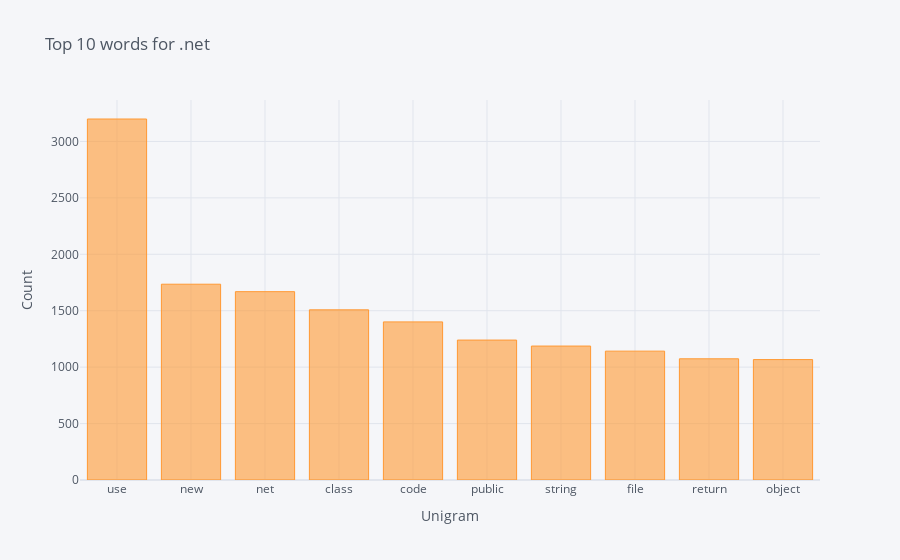
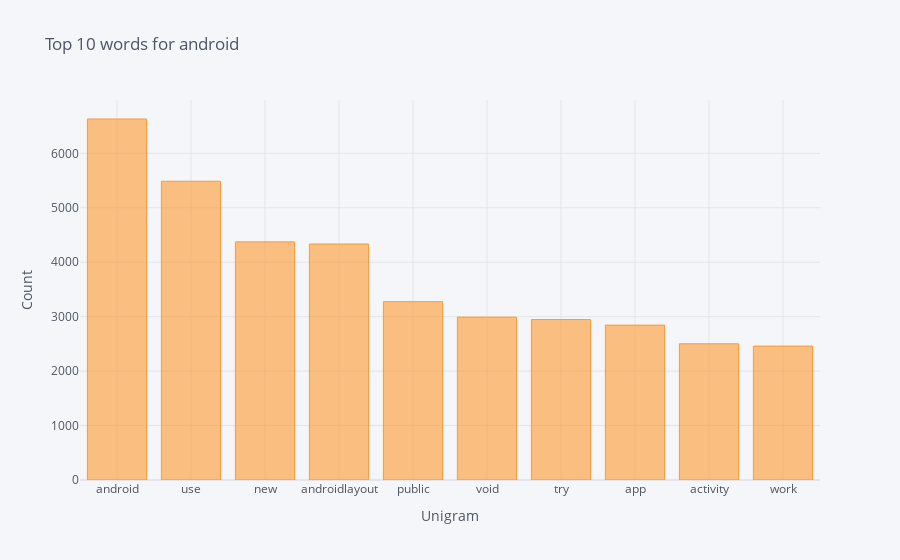
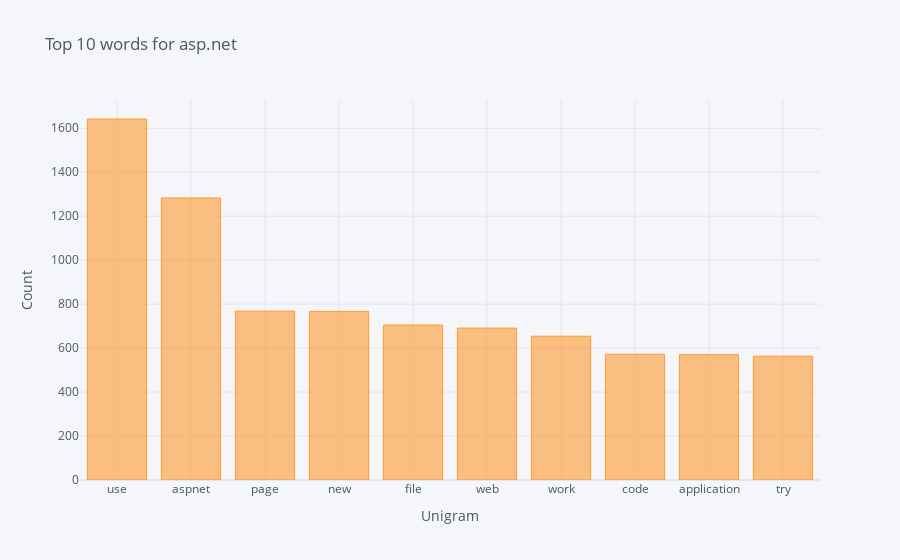
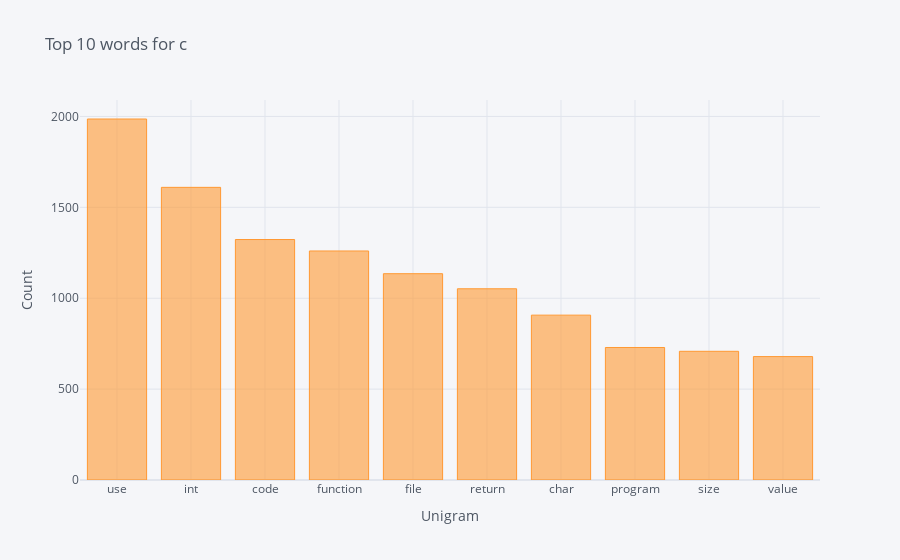

Write notebook code for charts like these, in order.
### Code cell
print("Example")
find_graph('Top 10 words for ' )

### Figure 1 — Plotly figure (JSON) as saved in the notebook; plotly's stock layout.template omitted (floating-point values rounded to 4 significant figures)
{"data": [{"marker": {"color": "rgba(255, 153, 51, 0.6)", "line": {"color": "rgba(255, 153, 51, 1.0)", "width": 1}}, "name": "Frequency", "orientation": "v", "text": "", "type": "bar", "x": ["use", "new", "net", "class", "code", "public", "string", "file", "return", "object"], "y": [3199, 1735, 1669, 1508, 1401, 1240, 1187, 1142, 1074, 1067]}], "layout": {"legend": {"bgcolor": "#F5F6F9", "font": {"color": "#4D5663"}}, "paper_bgcolor": "#F5F6F9", "plot_bgcolor": "#F5F6F9", "title": {"font": {"color": "#4D5663"}, "text": "Top 10 words for .net"}, "xaxis": {"gridcolor": "#E1E5ED", "showgrid": true, "tickfont": {"color": "#4D5663"}, "title": {"font": {"color": "#4D5663"}, "text": "Unigram"}, "zerolinecolor": "#E1E5ED"}, "yaxis": {"gridcolor": "#E1E5ED", "showgrid": true, "tickfont": {"color": "#4D5663"}, "title": {"font": {"color": "#4D5663"}, "text": "Count"}, "zerolinecolor": "#E1E5ED"}}}

### Figure 2 — Plotly figure (JSON) as saved in the notebook; plotly's stock layout.template omitted (floating-point values rounded to 4 significant figures)
{"data": [{"marker": {"color": "rgba(255, 153, 51, 0.6)", "line": {"color": "rgba(255, 153, 51, 1.0)", "width": 1}}, "name": "Frequency", "orientation": "v", "text": "", "type": "bar", "x": ["android", "use", "new", "androidlayout", "public", "void", "try", "app", "activity", "work"], "y": [6631, 5488, 4374, 4335, 3276, 2992, 2947, 2845, 2502, 2460]}], "layout": {"legend": {"bgcolor": "#F5F6F9", "font": {"color": "#4D5663"}}, "paper_bgcolor": "#F5F6F9", "plot_bgcolor": "#F5F6F9", "title": {"font": {"color": "#4D5663"}, "text": "Top 10 words for android"}, "xaxis": {"gridcolor": "#E1E5ED", "showgrid": true, "tickfont": {"color": "#4D5663"}, "title": {"font": {"color": "#4D5663"}, "text": "Unigram"}, "zerolinecolor": "#E1E5ED"}, "yaxis": {"gridcolor": "#E1E5ED", "showgrid": true, "tickfont": {"color": "#4D5663"}, "title": {"font": {"color": "#4D5663"}, "text": "Count"}, "zerolinecolor": "#E1E5ED"}}}

### Figure 3 — Plotly figure (JSON) as saved in the notebook; plotly's stock layout.template omitted (floating-point values rounded to 4 significant figures)
{"data": [{"marker": {"color": "rgba(255, 153, 51, 0.6)", "line": {"color": "rgba(255, 153, 51, 1.0)", "width": 1}}, "name": "Frequency", "orientation": "v", "text": "", "type": "bar", "x": ["use", "aspnet", "page", "new", "file", "web", "work", "code", "application", "try"], "y": [1642, 1283, 768, 767, 705, 691, 654, 572, 570, 563]}], "layout": {"legend": {"bgcolor": "#F5F6F9", "font": {"color": "#4D5663"}}, "paper_bgcolor": "#F5F6F9", "plot_bgcolor": "#F5F6F9", "title": {"font": {"color": "#4D5663"}, "text": "Top 10 words for asp.net"}, "xaxis": {"gridcolor": "#E1E5ED", "showgrid": true, "tickfont": {"color": "#4D5663"}, "title": {"font": {"color": "#4D5663"}, "text": "Unigram"}, "zerolinecolor": "#E1E5ED"}, "yaxis": {"gridcolor": "#E1E5ED", "showgrid": true, "tickfont": {"color": "#4D5663"}, "title": {"font": {"color": "#4D5663"}, "text": "Count"}, "zerolinecolor": "#E1E5ED"}}}

### Figure 4 — Plotly figure (JSON) as saved in the notebook; plotly's stock layout.template omitted (floating-point values rounded to 4 significant figures)
{"data": [{"marker": {"color": "rgba(255, 153, 51, 0.6)", "line": {"color": "rgba(255, 153, 51, 1.0)", "width": 1}}, "name": "Frequency", "orientation": "v", "text": "", "type": "bar", "x": ["use", "int", "code", "function", "file", "return", "char", "program", "size", "value"], "y": [1986, 1610, 1323, 1260, 1135, 1052, 907, 729, 708, 679]}], "layout": {"legend": {"bgcolor": "#F5F6F9", "font": {"color": "#4D5663"}}, "paper_bgcolor": "#F5F6F9", "plot_bgcolor": "#F5F6F9", "title": {"font": {"color": "#4D5663"}, "text": "Top 10 words for c"}, "xaxis": {"gridcolor": "#E1E5ED", "showgrid": true, "tickfont": {"color": "#4D5663"}, "title": {"font": {"color": "#4D5663"}, "text": "Unigram"}, "zerolinecolor": "#E1E5ED"}, "yaxis": {"gridcolor": "#E1E5ED", "showgrid": true, "tickfont": {"color": "#4D5663"}, "title": {"font": {"color": "#4D5663"}, "text": "Count"}, "zerolinecolor": "#E1E5ED"}}}
